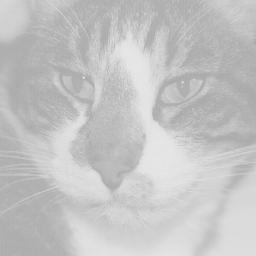
#> input picture images/b&w/cat_before.png, 256 x 256 px, found by its file name
$ python histogram_equalization.py
#> lines starting #> are read from the running program, lines starting #| are printed output that depends on the picture
import cv2
import numpy as np
from matplotlib import pyplot as plt

# read image
img = cv2.imread('cat_before.png', 0)
#> img: shape (256, 256); min 165, max 234, mean 195.4

# show original image
plt.imshow(img, cmap='gray', vmin=0, vmax=255)
plt.show()

# calculate histogram
hist, bins = np.histogram(img.flatten(), 256, [0,256])
#> hist = 256 values, max 4183 at index 176, min 0 at index 0, mean 256; bins = 257 values from 0 to 256

# calculate cumulative distribution function (cdf)

cdf = hist.cumsum()
#> cdf = 256 values from 0 to 65536
cdf_normalized = (cdf * hist.max()) / cdf.max()
#> cdf_normalized = 256 values from 0 to 4183

# show histogram and cdf
plt.plot(cdf_normalized, color='b')
plt.hist(img.flatten(), 256, [0,256], color='r')
plt.xlim([0, 256])
plt.legend(('cdf', 'histogram'), loc='upper left')
plt.show()
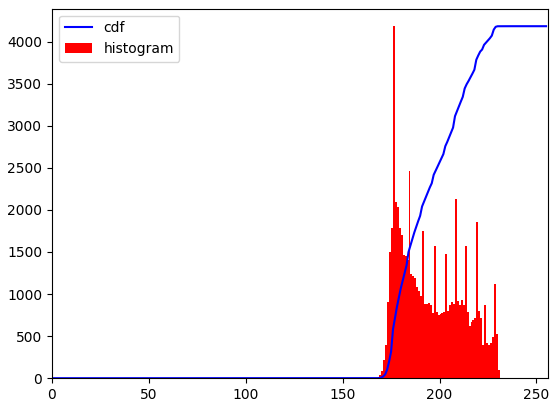
#> figure drawn by matplotlib, 1 panel; tallest bar 4183 high, from x = 176 to 177; curve peaks at x = 234, y = 4183

# compute equalized image through opencv
equ1 = cv2.equalizeHist(img)
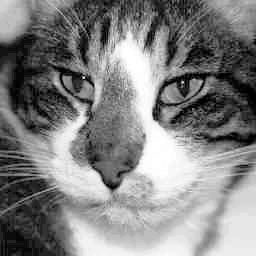
#> equ1: shape (256, 256); min 0, max 255, mean 130.3

# show equalized image
plt.imshow(equ1, cmap='gray', vmin=0, vmax=255)
plt.show()

# compute equalized image through cdf
transf = (cdf - cdf.min()) * 255 / (cdf.max() - cdf.min())
#> transf = 256 values from 0 to 255
transf = transf.astype('uint8')

equ2 = transf[img]

# show equalized image
plt.imshow(equ2, cmap='gray', vmin=0, vmax=255)
plt.show()

# show histogram after equalization
plt.hist(equ1.flatten(), 256, [0,256], color='r')
plt.xlim([0, 256])
plt.show()
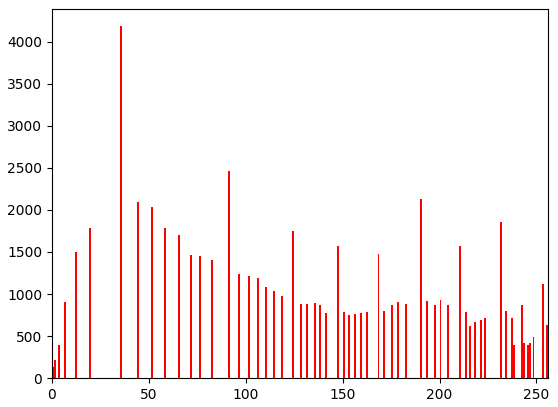
#> figure drawn by matplotlib, 1 panel; tallest bar 4183 high, from x = 35 to 36
